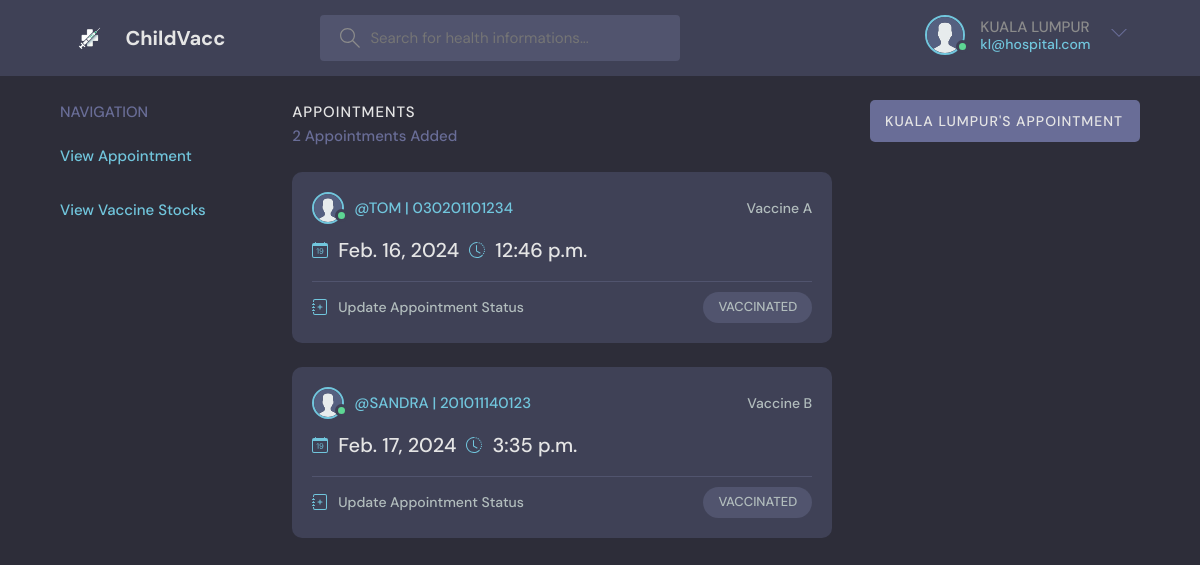
The page /view-appointment-hospital/3 (signed in) on the database its author committed.
### base/models.py (models this page shows, shortened)
class User(AbstractUser):
    email = models.EmailField(unique=True)
    username = models.CharField(max_length=150, unique=True)
    avatar = models.ImageField(null=True, default="avatar.svg")
    contact = models.CharField(max_length=12, null=True)
    address1 = models.CharField(max_length=30)
    address2 = models.CharField(max_length=30)
    postcode = models.CharField(max_length=5)
    city = models.CharField(max_length=30)
    state = models.CharField(max_length=20)
    class Types(models.TextChoices):
        PARENT = "PARENT", "Parent"
        HOSPITAL = "HOSPITAL", "Hospital"
        ADMIN = "ADMIN", "Admin"
        VACCINESUPPLIER = "VACCINESUPPLIER", "VaccineSupplier"
    type = models.CharField(max_length=50, choices=Types.choices, default=Types.ADMIN)
    class Status(models.TextChoices):
        APPROVED = "APPROVED", "Approved"
        PENDING = "PENDING", "Pending"
        RESTRICTED = "RESTRICTED", "Restricted"
    status = models.CharField(max_length=50, choices=Status.choices, default=Status.PENDING)
    class Meta:
        ordering = ['username']
    USERNAME_FIELD = 'email'
    REQUIRED_FIELDS = ['username', 'type']

class Appointment(models.Model):
    hospitalvaccine = models.ForeignKey(HospitalVaccine, on_delete=models.CASCADE)
    child = models.ForeignKey(Child, on_delete=models.CASCADE)
    date = models.DateField()
    time = models.TimeField()
    class Status(models.TextChoices):
        SCHEDULED = "SCHEDULED", "Scheduled"
        VACCINATED = "VACCINATED", "Vaccinated"
    status = models.CharField(max_length=50, choices=Status.choices, default=Status.SCHEDULED)
    class Meta:
        ordering = ['date', 'time']

class Child(models.Model):
    name = models.CharField(max_length=150)
    age = models.IntegerField(default=0)
    ic = models.CharField(max_length=12, unique=True)
    parent = models.ForeignKey(Parent, on_delete=models.CASCADE)
    avatar = models.ImageField(null=True, default="avatar.svg")
    class Meta:
        ordering = ['age', 'name']

class HospitalVaccine(models.Model):
    hospital = models.ForeignKey(Hospital, on_delete=models.CASCADE)
    vaccine = models.ForeignKey(Vaccine, on_delete=models.CASCADE)
    stored = models.IntegerField()
    booked = models.IntegerField(default=0)
    expiry = models.DateField(null=True)
    class Status(models.TextChoices):
        TOSHIP = "TOSHIP", "ToShip"
        TORECEIVE = "TORECEIVE", "ToReceive"
        COMPLETED = "COMPLETED", "Completed"
        EXPIRED = "EXPIRED", "Expired"
    status = models.CharField(max_length=50, choices=Status.choices, default=Status.TOSHIP)
    class Meta:
        ordering = ['expiry', 'status', 'vaccine']

class Vaccine(models.Model):
    name = models.CharField(max_length=30)
    description = models.TextField(null=True, blank=True)
    startage = models.IntegerField()
    endage = models.IntegerField()
    def __str__(self):
        return self.name

### base/views.py (the view)
# urls.py: path('view-appointment-hospital/<str:pk>', views.viewAppointmentHospital, name="view-appointment-hospital"),
def viewAppointmentHospital(request,pk):
    hospital = Hospital.objects.get(id = pk)
    hospitalvaccine = HospitalVaccine.objects.filter(hospital=hospital)
    appointments1 = Appointment.objects.filter(hospitalvaccine__in=hospitalvaccine)
    hospitalvaccine = HospitalVaccine.objects.filter(hospital=request.user)
    appointments = Appointment.objects.filter(hospitalvaccine__in=hospitalvaccine, status="SCHEDULED")[0:5]
    context = {'user':hospital, 'appointments1':appointments1, 'appointments':appointments}
    return render(request, 'base/view_appointment_hospital_main.html', context)

### base/models.py (called while the page is built)
    def get_queryset(self) -> QuerySet:
        return super().get_queryset().filter(type=User.Types.HOSPITAL)

### base/templates/base/view_appointment_hospital_main.html (shortened to what this page needs)
{% extends 'main.html' %}
{% block content %}
  <main class="layout layout--3">
    <div class="container">
      {% include 'base/nav_hospital.html' %}
      <div class="roomList">
        <div class="roomList__header">
          <div>
            <h2>Appointments</h2>
            <p>{{appointments1.count}} Appointments Added</p>
          </div>
        </div>
        {% for appointment in appointments1 %}
        <div class="roomListRoom">
            <div class="roomListRoom__header">
            <a href="{% url 'profile-child' appointment.child.id %}" class="roomListRoom__author">
                <div class="avatar avatar--small active">
                <img src="{{appointment.child.avatar.url}}" />
                </div>
                <span>@{{appointment.child.name}} | {{appointment.child.ic}}</span>
            </a>
            <div class="roomListRoom__actions">
                <span>Vaccine {{appointment.hospitalvaccine.vaccine}}</span>
              </div>
            </div>
            <div class="roomListRoom__content">
                <a class="roomListRoom__joined">
                    {{appointment.date}}
                      {{appointment.time}}
                  </a>
            </div>
            <div class="roomListRoom__meta">
            <a href="{% url 'update-appointment-status' appointment.id %}"  class="roomListRoom__joined">
                Update Appointment Status
            </a>
            <p class="roomListRoom__topic">{{appointment.status}}</p>
            </div>
        </div>
        {% endfor %}
      </div>
      {% include 'base/view_appointment_hospital.html' %}
    </div>
  </main>
{% endblock content %}

### templates/navbar.html (shortened to what this page needs)
{% load static %}
<header class="header header--loggedIn">
    <div class="container">
      <a href="{% url 'home' %}" class="header__logo">
        <img src="{% static 'images/logo.png' %}" />
        <h1>ChildVacc</h1>
      </a>
      <form class="header__search" method="GET" action="{% url 'home' %}">
        <label>
          <input name="q" placeholder="Search for health informations..." />
        </label>
      </form>
      <nav class="header__menu">
        {% if request.user.is_authenticated %}
        <div class="header__user">
          {% if user.type == 'PARENT' %}
            <a href="{% url 'profile-parent' user.id %}">
              <div class="avatar avatar--medium active">
                <img src="{{user.avatar.url}}" />
              </div>
              <p>{{request.user.username}} <span>{{request.user.email}}</span></p>
            </a>
          {% elif user.type == 'HOSPITAL' %}
          <a href="{% url 'profile-hospital' user.id %}">
            <div class="avatar avatar--medium active">
              <img src="{{user.avatar.url}}" />
            </div>
            <p>{{request.user.username}} <span>{{request.user.email}}</span></p>
          </a>
          {% endif %}
          <button class="dropdown-button">
            <svg version="1.1" xmlns="http://www.w3.org/2000/svg" width="32" height="32" viewBox="0 0 32 32">
              <title>chevron-down</title>
              <path d="M16 21l-13-13h-3l16 16 16-16h-3l-13 13z"></path>
            </svg>
          </button>
        </div>
        {% else %}
        <a href="{% url 'login' %}">
          <img src="{% static 'images/avatar.svg' %}" />
          <p>Login</p>
        </a>
        {% endif %}
      </nav>
    </div>
  </header>

### base/templates/base/view_appointment_hospital.html (shortened to what this page needs)
{% if request.user.type != 'PARENT' %}
    <div class="activities">
        <div class="activities__header">
            <h2>{{user.username}}'s Appointment</h2>
        </div>
    </div>
{% endif %}

### rows shown on the page
User: avatar (placeholder picture), user.username "KUALA LUMPUR", user.email "kl@hospital.com", username "KUALA LUMPUR"
Appointment: child.avatar (placeholder picture), child.name "TOM", child.ic "030201101234", hospitalvaccine.vaccine "A", date "Feb. 16, 2024", time "12:46 p.m.", status "VACCINATED"
Appointment: child.avatar (placeholder picture), child.name "SANDRA", child.ic "201011140123", hospitalvaccine.vaccine "B", date "Feb. 17, 2024", time "3:35 p.m.", status "VACCINATED"

### other values the page prints
{{ appointments1.count }} "2"
